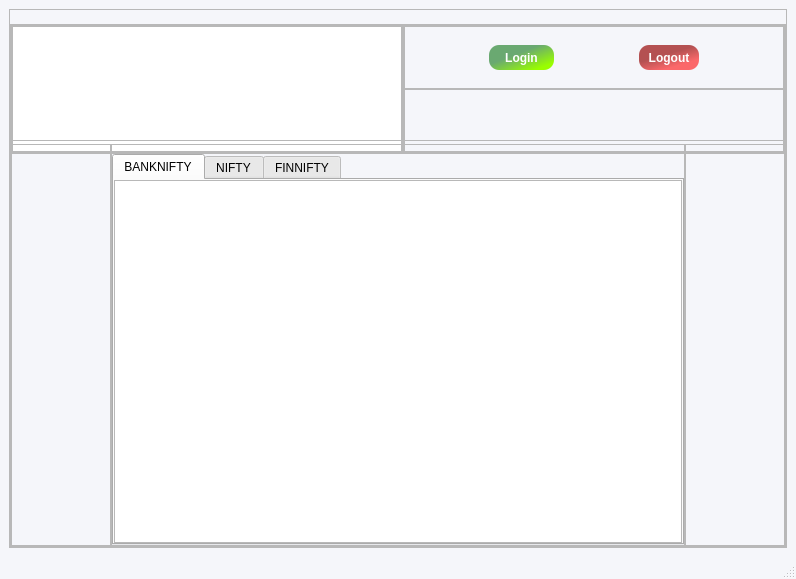
<?xml version="1.0" encoding="UTF-8"?>
<ui version="4.0">
 <class>MainWindow</class>
 <widget class="QMainWindow" name="MainWindow">
  <property name="geometry">
   <rect>
    <x>0</x>
    <y>0</y>
    <width>796</width>
    <height>579</height>
   </rect>
  </property>
  <property name="minimumSize">
   <size>
    <width>370</width>
    <height>0</height>
   </size>
  </property>
  <property name="windowTitle">
   <string>Option Chain Streamer</string>
  </property>
  <property name="styleSheet">
   <string notr="true">QMainWindow {
	background-color: rgb(245, 246, 250);
}

QWidget#centralwidget {
    background-color:  rgb(245, 246, 250); 
}</string>
  </property>
  <widget class="QWidget" name="centralwidget">
   <layout class="QGridLayout" name="gridLayout">
    <item row="0" column="0">
     <widget class="QFrame" name="frame">
      <property name="frameShape">
       <enum>QFrame::StyledPanel</enum>
      </property>
      <property name="frameShadow">
       <enum>QFrame::Raised</enum>
      </property>
      <layout class="QGridLayout" name="gridLayout_14">
       <property name="leftMargin">
        <number>0</number>
       </property>
       <property name="topMargin">
        <number>0</number>
       </property>
       <property name="rightMargin">
        <number>0</number>
       </property>
       <property name="bottomMargin">
        <number>0</number>
       </property>
       <property name="spacing">
        <number>0</number>
       </property>
       <item row="0" column="0">
        <widget class="QFrame" name="frame_5">
         <property name="minimumSize">
          <size>
           <width>621</width>
           <height>130</height>
          </size>
         </property>
         <property name="maximumSize">
          <size>
           <width>16777215</width>
           <height>101</height>
          </size>
         </property>
         <property name="frameShape">
          <enum>QFrame::StyledPanel</enum>
         </property>
         <property name="frameShadow">
          <enum>QFrame::Raised</enum>
         </property>
         <layout class="QGridLayout" name="gridLayout_11">
          <property name="leftMargin">
           <number>0</number>
          </property>
          <property name="topMargin">
           <number>0</number>
          </property>
          <property name="rightMargin">
           <number>0</number>
          </property>
          <property name="bottomMargin">
           <number>0</number>
          </property>
          <property name="spacing">
           <number>0</number>
          </property>
          <item row="0" column="0">
           <widget class="QFrame" name="frame_3">
            <property name="minimumSize">
             <size>
              <width>390</width>
              <height>110</height>
             </size>
            </property>
            <property name="frameShape">
             <enum>QFrame::StyledPanel</enum>
            </property>
            <property name="frameShadow">
             <enum>QFrame::Raised</enum>
            </property>
            <layout class="QGridLayout" name="gridLayout_7">
             <property name="leftMargin">
              <number>0</number>
             </property>
             <property name="topMargin">
              <number>0</number>
             </property>
             <property name="rightMargin">
              <number>0</number>
             </property>
             <property name="bottomMargin">
              <number>0</number>
             </property>
             <property name="spacing">
              <number>0</number>
             </property>
             <item row="0" column="0">
              <widget class="QTableView" name="IndexTable">
               <property name="minimumSize">
                <size>
                 <width>390</width>
                 <height>110</height>
                </size>
               </property>
               <property name="font">
                <font>
                 <family>Segoe UI</family>
                 <pointsize>8</pointsize>
                 <weight>50</weight>
                 <bold>false</bold>
                </font>
               </property>
               <property name="styleSheet">
                <string notr="true">QHeaderView::section {
    background-color: rgb(90, 149, 118);
    color: white;
    font-weight: bold;
    padding: 2px;
}</string>
               </property>
               <property name="alternatingRowColors">
                <bool>true</bool>
               </property>
               <property name="selectionMode">
                <enum>QAbstractItemView::NoSelection</enum>
               </property>
               <attribute name="horizontalHeaderCascadingSectionResizes">
                <bool>true</bool>
               </attribute>
               <attribute name="horizontalHeaderDefaultSectionSize">
                <number>80</number>
               </attribute>
               <attribute name="horizontalHeaderMinimumSectionSize">
                <number>20</number>
               </attribute>
               <attribute name="horizontalHeaderStretchLastSection">
                <bool>true</bool>
               </attribute>
               <attribute name="verticalHeaderVisible">
                <bool>false</bool>
               </attribute>
               <attribute name="verticalHeaderDefaultSectionSize">
                <number>20</number>
               </attribute>
               <attribute name="verticalHeaderHighlightSections">
                <bool>false</bool>
               </attribute>
               <attribute name="verticalHeaderMinimumSectionSize">
                <number>10</number>
               </attribute>
              </widget>
             </item>
            </layout>
           </widget>
          </item>
          <item row="0" column="1">
           <widget class="QFrame" name="frame_4">
            <property name="frameShape">
             <enum>QFrame::StyledPanel</enum>
            </property>
            <property name="frameShadow">
             <enum>QFrame::Raised</enum>
            </property>
            <layout class="QGridLayout" name="gridLayout_10">
             <property name="leftMargin">
              <number>0</number>
             </property>
             <property name="topMargin">
              <number>0</number>
             </property>
             <property name="rightMargin">
              <number>0</number>
             </property>
             <property name="bottomMargin">
              <number>0</number>
             </property>
             <property name="spacing">
              <number>0</number>
             </property>
             <item row="0" column="0">
              <widget class="QFrame" name="frame_6">
               <property name="frameShape">
                <enum>QFrame::StyledPanel</enum>
               </property>
               <property name="frameShadow">
                <enum>QFrame::Raised</enum>
               </property>
               <layout class="QGridLayout" name="gridLayout_8">
                <property name="leftMargin">
                 <number>0</number>
                </property>
                <property name="topMargin">
                 <number>0</number>
                </property>
                <property name="rightMargin">
                 <number>0</number>
                </property>
                <property name="bottomMargin">
                 <number>0</number>
                </property>
                <property name="spacing">
                 <number>0</number>
                </property>
                <item row="0" column="0">
                 <spacer name="horizontalSpacer_4">
                  <property name="orientation">
                   <enum>Qt::Horizontal</enum>
                  </property>
                  <property name="sizeHint" stdset="0">
                   <size>
                    <width>29</width>
                    <height>14</height>
                   </size>
                  </property>
                 </spacer>
                </item>
                <item row="0" column="1">
                 <widget class="QPushButton" name="BtnLogin">
                  <property name="minimumSize">
                   <size>
                    <width>65</width>
                    <height>25</height>
                   </size>
                  </property>
                  <property name="font">
                   <font>
                    <weight>75</weight>
                    <bold>true</bold>
                   </font>
                  </property>
                  <property name="styleSheet">
                   <string notr="true">QPushButton {
    color: white;
    border-radius: 10px;
    border-style: outset;
    background: qlineargradient(spread:pad, x1:0, y1:0, x2:1, y2:1, stop:0.392045 rgba(106, 169, 113, 255), stop:0.852273 rgba(153, 254, 0, 255));
    padding: 5px;
    }

QPushButton:hover {
    background: qlineargradient(spread:pad, x1:1, y1:1, x2:0, y2:0, stop:0.403409 rgba(53, 93, 69, 232), stop:0.852273 rgba(77, 150, 255, 255));
    }

QPushButton:pressed {
    border-style: inset;
    background: qlineargradient(spread:pad, x1:0, y1:0, x2:1, y2:1, stop:0.460227 rgba(30, 23, 93, 219), stop:0.852273 rgba(0, 28, 255, 227));
    }</string>
                  </property>
                  <property name="text">
                   <string>Login</string>
                  </property>
                 </widget>
                </item>
                <item row="0" column="2">
                 <spacer name="horizontalSpacer_3">
                  <property name="orientation">
                   <enum>Qt::Horizontal</enum>
                  </property>
                  <property name="sizeHint" stdset="0">
                   <size>
                    <width>28</width>
                    <height>14</height>
                   </size>
                  </property>
                 </spacer>
                </item>
                <item row="0" column="3">
                 <widget class="QPushButton" name="BtnLogOut">
                  <property name="minimumSize">
                   <size>
                    <width>60</width>
                    <height>25</height>
                   </size>
                  </property>
                  <property name="font">
                   <font>
                    <weight>75</weight>
                    <bold>true</bold>
                   </font>
                  </property>
                  <property name="styleSheet">
                   <string notr="true">QPushButton {
    color: white;
    border-radius: 10px;
    border-style: outset;
    background: qlineargradient(spread:pad, x1:0, y1:0, x2:0.71, y2:1, stop:0.460227 rgba(147, 0, 0, 171), stop:0.852273 rgba(255, 0, 0, 147));
    padding: 5px;
    }

QPushButton:hover {
    background: qlineargradient(spread:pad, x1:1, y1:1, x2:0, y2:0, stop:0.426136 rgba(115, 27, 27, 237), stop:0.852273 rgba(178, 0, 75, 237));
    }

QPushButton:pressed {
    border-style: inset;
    background: qlineargradient(spread:pad, x1:1, y1:1, x2:0, y2:0, stop:0.414773 rgba(93, 45, 55, 219), stop:0.852273 rgba(206, 153, 255, 255));
    }</string>
                  </property>
                  <property name="text">
                   <string>Logout</string>
                  </property>
                 </widget>
                </item>
                <item row="0" column="4">
                 <spacer name="horizontalSpacer_5">
                  <property name="orientation">
                   <enum>Qt::Horizontal</enum>
                  </property>
                  <property name="sizeHint" stdset="0">
                   <size>
                    <width>29</width>
                    <height>14</height>
                   </size>
                  </property>
                 </spacer>
                </item>
               </layout>
              </widget>
             </item>
             <item row="1" column="0">
              <widget class="QFrame" name="frame_7">
               <property name="frameShape">
                <enum>QFrame::StyledPanel</enum>
               </property>
               <property name="frameShadow">
                <enum>QFrame::Raised</enum>
               </property>
               <layout class="QGridLayout" name="gridLayout_9">
                <property name="leftMargin">
                 <number>0</number>
                </property>
                <property name="topMargin">
                 <number>0</number>
                </property>
                <property name="rightMargin">
                 <number>0</number>
                </property>
                <property name="bottomMargin">
                 <number>0</number>
                </property>
                <property name="spacing">
                 <number>0</number>
                </property>
                <item row="0" column="0">
                 <spacer name="horizontalSpacer">
                  <property name="orientation">
                   <enum>Qt::Horizontal</enum>
                  </property>
                  <property name="sizeHint" stdset="0">
                   <size>
                    <width>26</width>
                    <height>13</height>
                   </size>
                  </property>
                 </spacer>
                </item>
                <item row="0" column="1">
                 <widget class="QLabel" name="login_label">
                  <property name="minimumSize">
                   <size>
                    <width>200</width>
                    <height>0</height>
                   </size>
                  </property>
                  <property name="text">
                   <string/>
                  </property>
                  <property name="alignment">
                   <set>Qt::AlignCenter</set>
                  </property>
                 </widget>
                </item>
                <item row="0" column="2">
                 <spacer name="horizontalSpacer_2">
                  <property name="orientation">
                   <enum>Qt::Horizontal</enum>
                  </property>
                  <property name="sizeHint" stdset="0">
                   <size>
                    <width>25</width>
                    <height>13</height>
                   </size>
                  </property>
                 </spacer>
                </item>
               </layout>
              </widget>
             </item>
            </layout>
           </widget>
          </item>
         </layout>
        </widget>
       </item>
       <item row="1" column="0">
        <widget class="QFrame" name="frame_2">
         <property name="minimumSize">
          <size>
           <width>621</width>
           <height>331</height>
          </size>
         </property>
         <property name="frameShape">
          <enum>QFrame::StyledPanel</enum>
         </property>
         <property name="frameShadow">
          <enum>QFrame::Raised</enum>
         </property>
         <layout class="QGridLayout" name="gridLayout_2">
          <property name="leftMargin">
           <number>0</number>
          </property>
          <property name="topMargin">
           <number>3</number>
          </property>
          <property name="rightMargin">
           <number>0</number>
          </property>
          <property name="bottomMargin">
           <number>0</number>
          </property>
          <property name="spacing">
           <number>0</number>
          </property>
          <item row="0" column="0">
           <widget class="QFrame" name="frame_8">
            <property name="minimumSize">
             <size>
              <width>100</width>
              <height>380</height>
             </size>
            </property>
            <property name="frameShape">
             <enum>QFrame::StyledPanel</enum>
            </property>
            <property name="frameShadow">
             <enum>QFrame::Raised</enum>
            </property>
            <layout class="QGridLayout" name="gridLayout_12">
             <property name="leftMargin">
              <number>0</number>
             </property>
             <property name="topMargin">
              <number>0</number>
             </property>
             <property name="rightMargin">
              <number>0</number>
             </property>
             <property name="bottomMargin">
              <number>0</number>
             </property>
             <property name="spacing">
              <number>0</number>
             </property>
             <item row="0" column="0">
              <spacer name="verticalSpacer">
               <property name="orientation">
                <enum>Qt::Vertical</enum>
               </property>
               <property name="sizeHint" stdset="0">
                <size>
                 <width>20</width>
                 <height>185</height>
                </size>
               </property>
              </spacer>
             </item>
             <item row="1" column="0">
              <widget class="QLabel" name="label_2">
               <property name="text">
                <string/>
               </property>
              </widget>
             </item>
             <item row="2" column="0">
              <spacer name="verticalSpacer_2">
               <property name="orientation">
                <enum>Qt::Vertical</enum>
               </property>
               <property name="sizeHint" stdset="0">
                <size>
                 <width>20</width>
                 <height>177</height>
                </size>
               </property>
              </spacer>
             </item>
            </layout>
           </widget>
          </item>
          <item row="0" column="1">
           <widget class="QFrame" name="frame_10">
            <property name="minimumSize">
             <size>
              <width>570</width>
              <height>380</height>
             </size>
            </property>
            <property name="frameShape">
             <enum>QFrame::StyledPanel</enum>
            </property>
            <property name="frameShadow">
             <enum>QFrame::Raised</enum>
            </property>
            <layout class="QGridLayout" name="gridLayout_6">
             <property name="leftMargin">
              <number>0</number>
             </property>
             <property name="topMargin">
              <number>9</number>
             </property>
             <property name="rightMargin">
              <number>0</number>
             </property>
             <property name="bottomMargin">
              <number>0</number>
             </property>
             <property name="spacing">
              <number>0</number>
             </property>
             <item row="0" column="0">
              <widget class="QTabWidget" name="tabWidget">
               <property name="minimumSize">
                <size>
                 <width>570</width>
                 <height>365</height>
                </size>
               </property>
               <property name="currentIndex">
                <number>0</number>
               </property>
               <property name="tabBarAutoHide">
                <bool>false</bool>
               </property>
               <widget class="QWidget" name="tab">
                <attribute name="title">
                 <string>BANKNIFTY</string>
                </attribute>
                <layout class="QGridLayout" name="gridLayout_3">
                 <property name="leftMargin">
                  <number>0</number>
                 </property>
                 <property name="topMargin">
                  <number>0</number>
                 </property>
                 <property name="rightMargin">
                  <number>0</number>
                 </property>
                 <property name="bottomMargin">
                  <number>0</number>
                 </property>
                 <property name="spacing">
                  <number>0</number>
                 </property>
                 <item row="0" column="0">
                  <widget class="QTableView" name="OCTable_Banknifty">
                   <property name="font">
                    <font>
                     <pointsize>8</pointsize>
                    </font>
                   </property>
                   <property name="styleSheet">
                    <string notr="true">QHeaderView::section {
    background-color: rgb(90, 149, 118);
    color: white;
    font-weight: bold;
    padding: 2px;
}</string>
                   </property>
                   <property name="alternatingRowColors">
                    <bool>true</bool>
                   </property>
                   <property name="selectionMode">
                    <enum>QAbstractItemView::NoSelection</enum>
                   </property>
                   <property name="horizontalScrollMode">
                    <enum>QAbstractItemView::ScrollPerPixel</enum>
                   </property>
                   <attribute name="horizontalHeaderDefaultSectionSize">
                    <number>75</number>
                   </attribute>
                   <attribute name="horizontalHeaderMinimumSectionSize">
                    <number>30</number>
                   </attribute>
                   <attribute name="verticalHeaderVisible">
                    <bool>false</bool>
                   </attribute>
                   <attribute name="verticalHeaderHighlightSections">
                    <bool>false</bool>
                   </attribute>
                  </widget>
                 </item>
                </layout>
               </widget>
               <widget class="QWidget" name="tab_2">
                <attribute name="title">
                 <string>NIFTY</string>
                </attribute>
                <layout class="QGridLayout" name="gridLayout_5">
                 <property name="leftMargin">
                  <number>0</number>
                 </property>
                 <property name="topMargin">
                  <number>0</number>
                 </property>
                 <property name="rightMargin">
                  <number>0</number>
                 </property>
                 <property name="bottomMargin">
                  <number>0</number>
                 </property>
                 <property name="spacing">
                  <number>0</number>
                 </property>
                 <item row="0" column="0">
                  <widget class="QTableView" name="OCTable_Nifty">
                   <property name="font">
                    <font>
                     <pointsize>8</pointsize>
                    </font>
                   </property>
                   <property name="styleSheet">
                    <string notr="true">QHeaderView::section {
    background-color: rgb(90, 149, 118);
    color: white;
    font-weight: bold;
    padding: 2px;
}</string>
                   </property>
                   <property name="alternatingRowColors">
                    <bool>true</bool>
                   </property>
                   <property name="selectionMode">
                    <enum>QAbstractItemView::NoSelection</enum>
                   </property>
                   <attribute name="horizontalHeaderDefaultSectionSize">
                    <number>75</number>
                   </attribute>
                   <attribute name="horizontalHeaderMinimumSectionSize">
                    <number>30</number>
                   </attribute>
                   <attribute name="verticalHeaderVisible">
                    <bool>false</bool>
                   </attribute>
                   <attribute name="verticalHeaderHighlightSections">
                    <bool>false</bool>
                   </attribute>
                  </widget>
                 </item>
                </layout>
               </widget>
               <widget class="QWidget" name="tab_3">
                <attribute name="title">
                 <string>FINNIFTY</string>
                </attribute>
                <layout class="QGridLayout" name="gridLayout_4">
                 <property name="leftMargin">
                  <number>0</number>
                 </property>
                 <property name="topMargin">
                  <number>0</number>
                 </property>
                 <property name="rightMargin">
                  <number>0</number>
                 </property>
                 <property name="bottomMargin">
                  <number>0</number>
                 </property>
                 <property name="spacing">
                  <number>0</number>
                 </property>
                 <item row="0" column="0">
                  <widget class="QTableView" name="OCTable_Finnifty">
                   <property name="font">
                    <font>
                     <pointsize>8</pointsize>
                    </font>
                   </property>
                   <property name="styleSheet">
                    <string notr="true">QHeaderView::section {
    background-color: rgb(90, 149, 118);
    color: white;
    font-weight: bold;
    padding: 2px;
}</string>
                   </property>
                   <property name="horizontalScrollBarPolicy">
                    <enum>Qt::ScrollBarAlwaysOn</enum>
                   </property>
                   <property name="alternatingRowColors">
                    <bool>true</bool>
                   </property>
                   <property name="selectionMode">
                    <enum>QAbstractItemView::NoSelection</enum>
                   </property>
                   <attribute name="horizontalHeaderDefaultSectionSize">
                    <number>75</number>
                   </attribute>
                   <attribute name="horizontalHeaderMinimumSectionSize">
                    <number>30</number>
                   </attribute>
                   <attribute name="verticalHeaderVisible">
                    <bool>false</bool>
                   </attribute>
                   <attribute name="verticalHeaderHighlightSections">
                    <bool>false</bool>
                   </attribute>
                  </widget>
                 </item>
                </layout>
               </widget>
              </widget>
             </item>
            </layout>
           </widget>
          </item>
          <item row="0" column="2">
           <widget class="QFrame" name="frame_9">
            <property name="minimumSize">
             <size>
              <width>100</width>
              <height>380</height>
             </size>
            </property>
            <property name="frameShape">
             <enum>QFrame::StyledPanel</enum>
            </property>
            <property name="frameShadow">
             <enum>QFrame::Raised</enum>
            </property>
            <layout class="QGridLayout" name="gridLayout_13">
             <property name="leftMargin">
              <number>0</number>
             </property>
             <property name="topMargin">
              <number>0</number>
             </property>
             <property name="rightMargin">
              <number>0</number>
             </property>
             <property name="bottomMargin">
              <number>0</number>
             </property>
             <property name="spacing">
              <number>0</number>
             </property>
             <item row="0" column="0">
              <spacer name="verticalSpacer_4">
               <property name="orientation">
                <enum>Qt::Vertical</enum>
               </property>
               <property name="sizeHint" stdset="0">
                <size>
                 <width>20</width>
                 <height>185</height>
                </size>
               </property>
              </spacer>
             </item>
             <item row="1" column="0">
              <widget class="QLabel" name="label_3">
               <property name="text">
                <string/>
               </property>
              </widget>
             </item>
             <item row="2" column="0">
              <spacer name="verticalSpacer_3">
               <property name="orientation">
                <enum>Qt::Vertical</enum>
               </property>
               <property name="sizeHint" stdset="0">
                <size>
                 <width>20</width>
                 <height>168</height>
                </size>
               </property>
              </spacer>
             </item>
            </layout>
           </widget>
          </item>
         </layout>
        </widget>
       </item>
      </layout>
     </widget>
    </item>
   </layout>
  </widget>
  <widget class="QMenuBar" name="menubar">
   <property name="geometry">
    <rect>
     <x>0</x>
     <y>0</y>
     <width>796</width>
     <height>21</height>
    </rect>
   </property>
  </widget>
  <widget class="QStatusBar" name="statusbar"/>
 </widget>
 <resources/>
 <connections/>
</ui>
